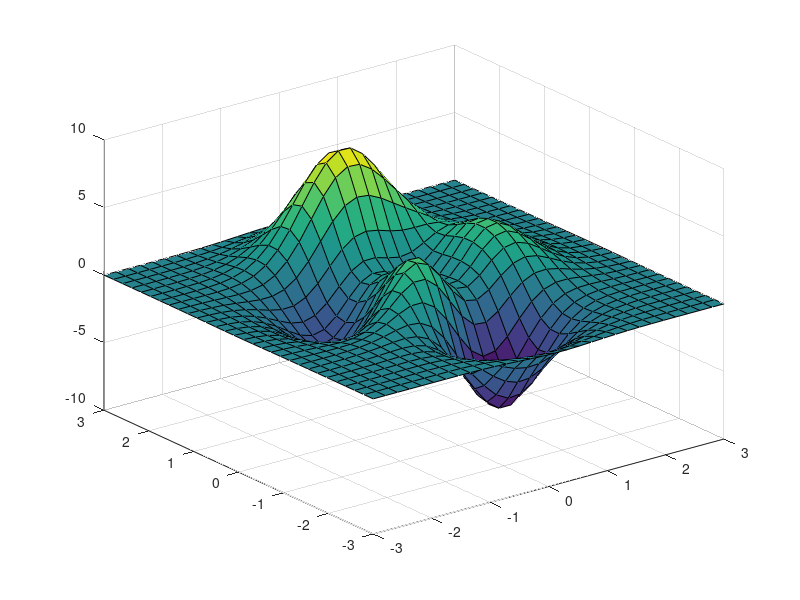

Here is the MATLAB script that generated this plot: (Note: this script raises an error after producing the figure.)
[x,y,z] = peaks(30);
surf(x,y,z)
axis([-3 3 -3 3 -10 10]);
m = moviein(15);
for i=1:15
    view(-37.5+24*(i-1),30)
    m(:,i)=getframe;
end
movie(m)